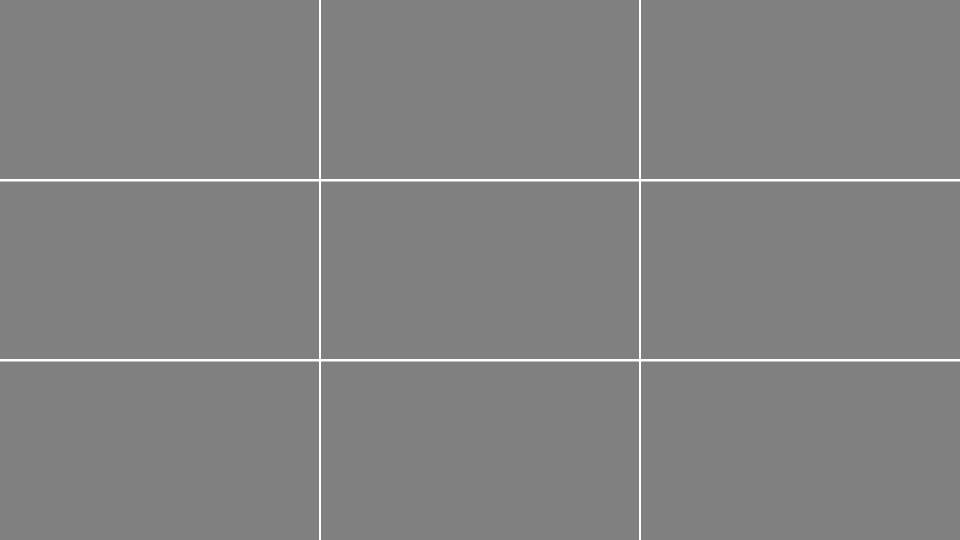
#> input picture calibration/crosshair4.png, 1920 x 1080 px (shown at 1/2 size)
$ python -i SLM_TEST_GUI.py   (imports and definitions only)
#> lines starting #> are read from the running program, lines starting #| are printed output that depends on the picture
#> further down, picture is the input picture: shape (1080, 1920, 3); 50.7% white; black in thin lines or dots
import matplotlib.pyplot as plt
import numpy as np
import matplotlib.colors as colors
from scipy import signal
from PIL import Image, ImageOps, ImageFont, ImageDraw, ImageFilter
from numpy import asarray
import cv2
from scipy.ndimage import gaussian_filter
import time
from os import listdir
from os.path import isfile, join
# from IPython.display import display

def calibration(input, xZoom = 1, yZoom = 1, xShift = 0, yShift = 0 ,angle = 1.2):
#> called with xZoom = 1, yZoom = 1, xShift = 0, yShift = 0, angle = 1.2
    lenspaper = Image.fromarray(input)
    lenspaper = ImageOps.flip(ImageOps.mirror(lenspaper))
#> lenspaper: PIL image 1920x1080 RGB; 50.7% white; black in thin lines or dots

    crosshair4 = Image.open('/Users/loasis/Documents/GitHub/SLM_PW/calibration/crosshair4.png')
#> crosshair4: PIL image 1920x1080 L; 50.7% white; black in thin lines or dots
    width, height = crosshair4.size
#> width = 1920; height = 1080

    w, h = lenspaper.size
#> w = 1920; h = 1080
    x = width/2 - xShift
#> x = 960
    y = height/2 + yShift
#> y = 540
    lenspaper = lenspaper.crop((x - w / 2, y - h / 2,
                                x + w / (2 * xZoom), y + h / (2 * yZoom)))
    lenspaper = lenspaper.resize((width, height), Image.Resampling.LANCZOS)
    lenspaper = lenspaper.rotate(angle)
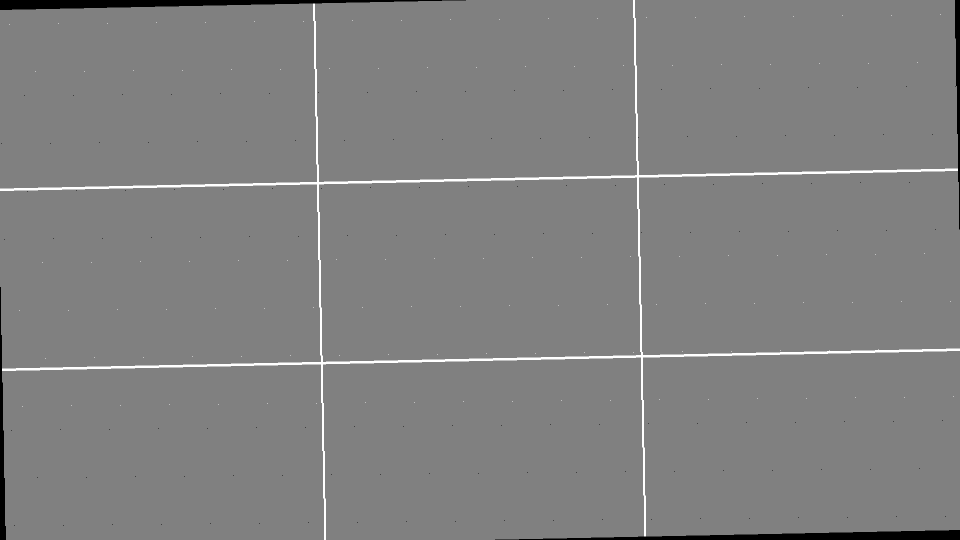
#> lenspaper: PIL image 1920x1080 RGB (shown at 1/2 size); 50.1% white; black in thin lines or dots

    return asarray(lenspaper)

    display(crosshair4)
    display(lenspaper)

    lenspaperArray = asarray(lenspaper)

width = 1920
height = 1080

# [363 lines left out: functions zoom_at, displayt, center, feedback, not called in this run]

    #################


#####

# When you run this version of the feedback algorithm, you should:

# 1. Calibrate the image (matches CCD image to SLM image)
#   1.1 Display "crosshair4" on SLM
#   1.2 Save image (usually as "crosshairImg")
#   1.3 Run calibration function until properly aligned
#   1.4 Transfer numbers to zoom_at and feedback functions

# 2. Save initial beam input image as "initial.png"
#   2.1 This would also be a good time to save wavefront data if applicable

# 3. Once image shows up in GDrive, run "runFeedback" with trial number as input
#   3.1 If you plan to put the result onto the SLM, instead of running the function for testing, make sure to uncomment the two lines that save the output image and output lineout graph. Otherwise, leave commented out to prevent unwanted images from being saved in folder

# 4. Once output image shows up on GDrive, display on SLM.
#   4.1 Naming convention: Algorithm will save the first output image as "1.png". Save the resulting beam image as "1Result.png" so algorithm will recognize it
#   4.2 Also another good time to save wavefront data if applicable

# 5. Repeat to your heart's desire!

# 6. MAKE SURE to note down the trial number and what you changed / any notes for that trial. Will be helpful to look back later

#####


# calibration()

>>> import cv2
>>> picture = cv2.imread('calibration/crosshair4.png')
>>> result = calibration(picture)
